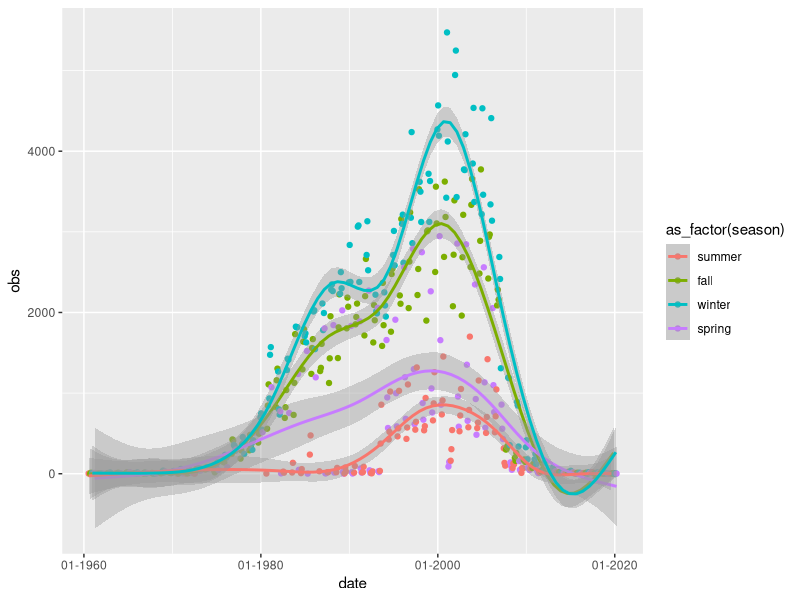
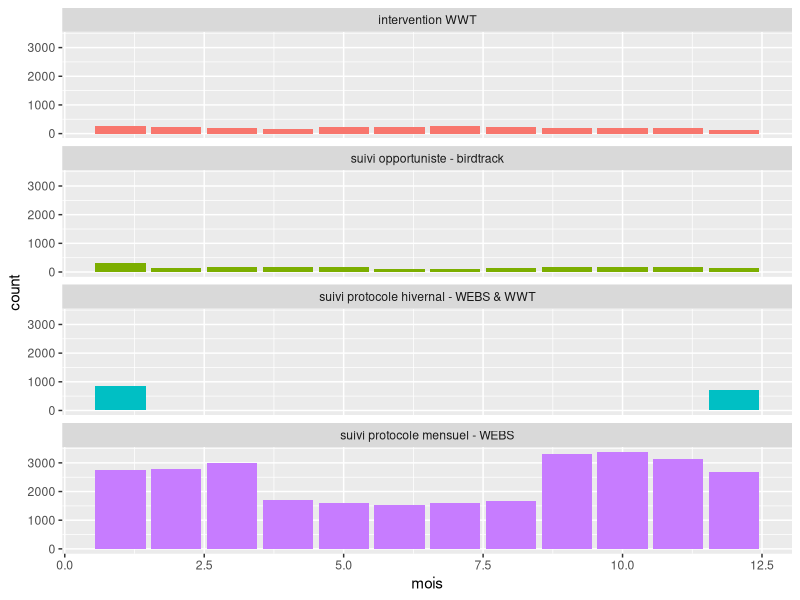
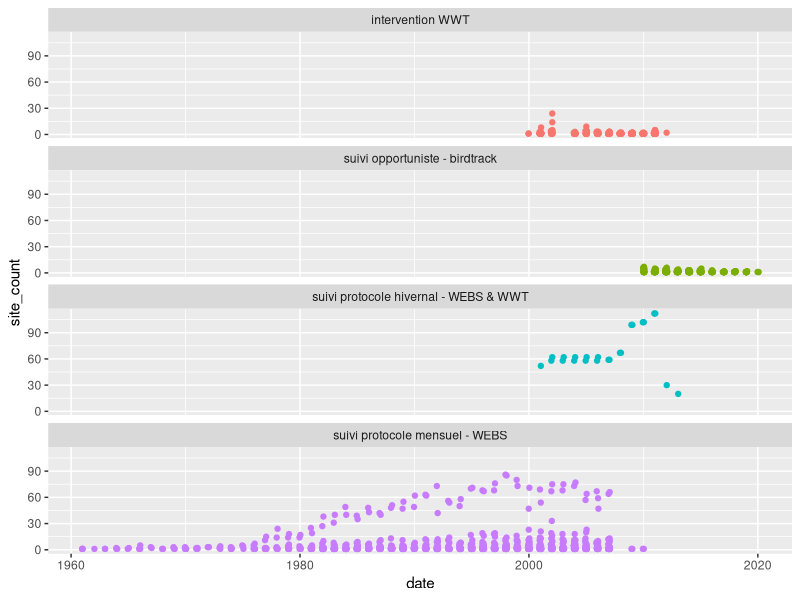
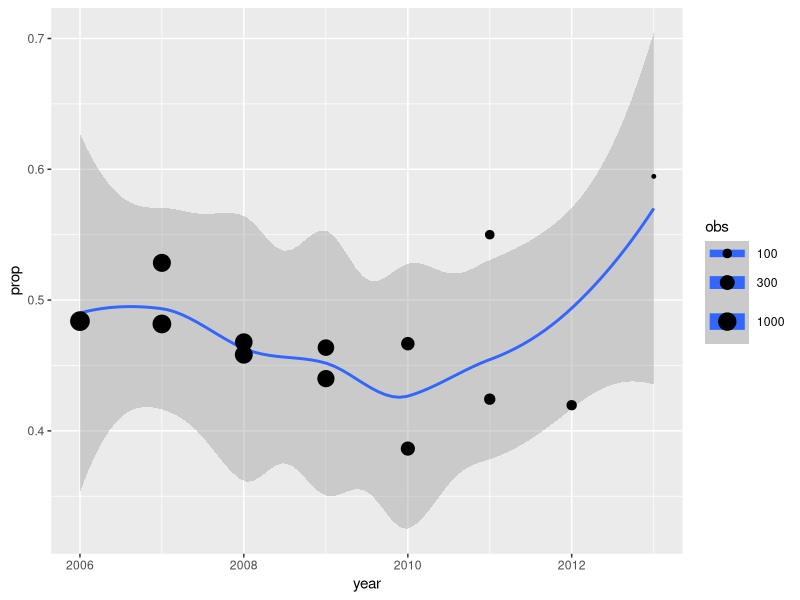
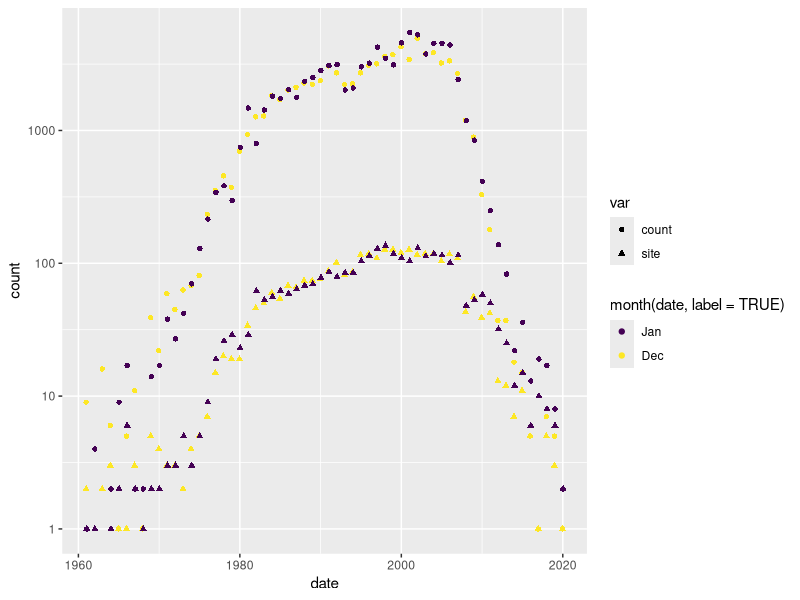
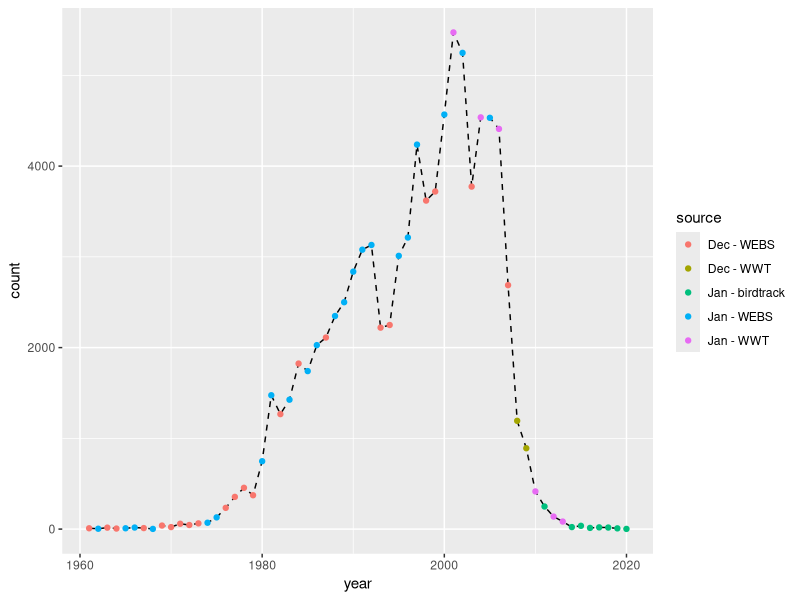
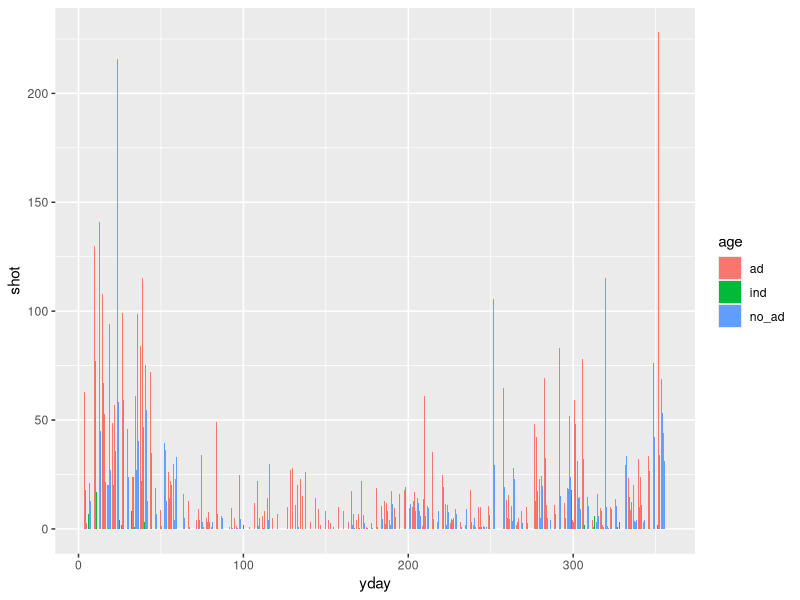
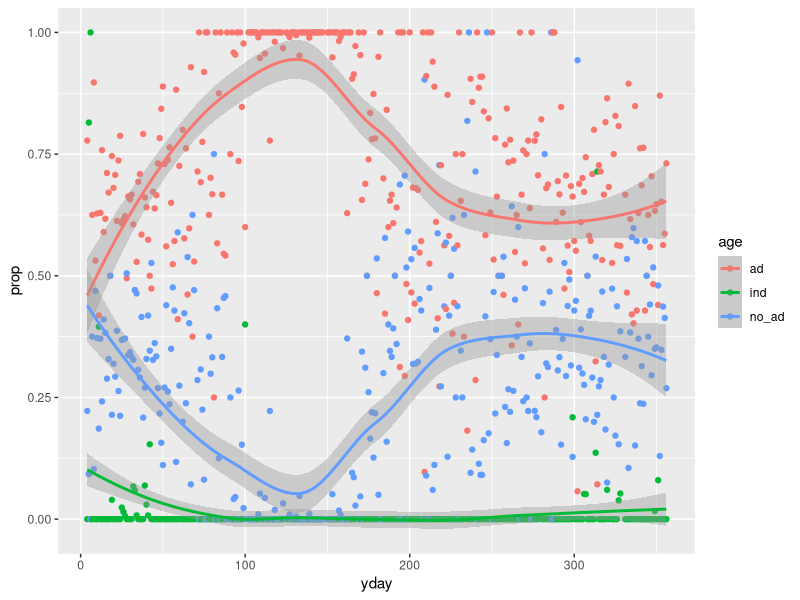

Reproduce these figures in R, in order. (Note: this script raises an error after producing the figures.)
# Package loading -------------------------------------------------------------------

Sys.setlocale("LC_ALL", "English")
require(tidyverse)
require(readxl)
require(lubridate)

# UK data import --------------------------------------------------------------------

# sample data
read_excel("./Data/UK/cull.xlsx",
           na = c("", "NA"), 
           guess_max = 30000) %>% 
  mutate(date = date(date)) -> UK_kill

# count data
read_excel("./Data/UK/count.xlsx", 
           na = c("", "NA"), 
           guess_max = 30000) %>%
  mutate(date = date(date)) %>%
  select(-age_sex, -...1) %>% 
  arrange(date, site_code) -> UK_nb

# UK count data: pop size ------------------------------------------------------------

UK_nb %>% 
  group_by(site_code, year = year(date), month = month(date)) %>% 
  summarize(obs = max(obs)) %>% 
  group_by(year, month) %>% 
  summarize(obs = sum(obs)) %>% 
  mutate(date = ymd(str_c(year, month, 15, sep = "-")),
         season = case_when(month %in% c(12, 1, 2) ~ "winter",
                            month %in% 3:5 ~ "spring",
                            month %in% 6:8 ~ "summer",
                            TRUE ~ "fall")) %>% 
  ggplot(aes(x = date, y = obs, group = season, color = as_factor(season))) +
  geom_point() +
  geom_smooth(method = "gam") +
  scale_x_date(date_labels = "%m-%Y")

# -> detection in winter > fall > spring > summer
# -> one keeps the winter time series to monitor the pop size

# monthly distribution of the count time series
UK_nb %>% 
  mutate(mois = month(date)) %>%
  group_by(source) %>% 
  count(mois, name = "count") %>% 
  ggplot(aes(x = mois, y = count, fill = source)) +
  geom_col() + 
  facet_wrap(~ source, ncol = 1) +
  theme(legend.position = "none")

# monthly distribution of the counted sites
UK_nb %>% 
  filter(month(date) %in% c(12, 1)) %>% 
  group_by(source) %>% 
  count(date, name = "site_count") %>% 
  ggplot(aes(x = date, y = site_count, color = source)) + 
  geom_point() + 
  facet_wrap(~ source, ncol = 1) +
  theme(legend.position = "none")

# evolution of the apparent male proportion
UK_nb %>% 
  filter(!is.na(obs_type_fem) & !is.na(obs_type_mal)) %>%
  mutate(year = if_else(month(date) == 1, year(date), year(date) + 1) %>% 
           str_c("0101") %>% ymd()) %>% 
  group_by(year, date) %>% 
  summarize(across(starts_with("obs"), sum)) %>% 
  ungroup() %>% 
  mutate(obs = obs_type_mal + obs_type_fem,
         prop = obs_type_mal / obs) %>% 
  ggplot(aes(x = year, y = prop, size = obs)) +  
  geom_smooth() +
  geom_point() +
  scale_size(trans = "log10")

# one pools data from a same month and year, and keeps the biggest count
# No 0 in the monthly protocol, so impossible to interpolate over the sites.
UK_nb %>% 
  filter(month(date) %in% c(12, 1), obs != 0) %>%
  mutate(date_av = ymd(str_c(year(date), month(date), 15, sep = "-"))) %>% 
  group_by(site_code, date_av) %>% 
  nest() %>% 
  mutate(data = data %>% map( ~ .x %>% arrange(desc(obs)) %>% slice(1))) %>% 
  unnest(data) -> UK_nb_2 

UK_nb_2 %>%
  group_by(date_av) %>% 
  add_count(name = "site") %>% 
  mutate(count = sum(obs)) %>%
  rowwise() %>% 
  mutate(prop = obs / count) %>% 
  group_by(date = date_av) %>% 
  filter(prop == max(prop)) %>% 
  ungroup() %>% 
  select(date, count, site, source) %>% 
  distinct() -> UK_nb_3

# count selection for pop size time series
UK_nb_3 %>% 
  pivot_longer(cols = c(count, site), names_to = "var", values_to = "count") %>% 
  ggplot(aes(x = date, y = count, shape = var, color = month(date, label = TRUE))) + 
  geom_point() +
  scale_y_log10()
# -> no time series better than the other, so one keeps the max counts

# final time series
UK_nb_3 %>% 
  mutate(year = if_else(month(date) == 12, date + days(17), date - days(14)),
         source = str_c(month(date, label = TRUE, abbr = TRUE), 
                        source %>% str_split(" ") %>% map_chr(last), sep = " - ")) %>% 
  group_by(year) %>% 
  filter(count == max(count)) %>% 
  ungroup() %>% 
  distinct() %>% 
  mutate(end = c(.$date[-1], last(.$date) + years(1)) - days(1)) %>% 
  select(year, start = date, end, count, site, source) -> UK_nb_4

UK_nb_4 %>% 
  ggplot(aes(x = year, y = count)) +
  geom_line(linetype = "dashed") +
  geom_point(aes(color = source))

# UK count data: apparent winter sex counts -----------------------------------------

# male proportion (only based on winter counts)
UK_nb %>% 
  filter(!is.na(obs_type_fem) & !is.na(obs_type_mal)) %>%
  mutate(year = if_else(month(date) == 1, year(date), year(date) + 1) %>% 
           str_c("0101") %>% ymd()) %>% 
  group_by(year, date) %>% 
  summarize(across(starts_with("obs"), sum)) %>% 
  ungroup() %>% 
  select(-obs) -> UK_sex_app

UK_nb_4 %>% 
  select(year) %>% 
  full_join(UK_sex_app) %>% 
  mutate(across(starts_with("obs"), ~ .x %>% replace_na(0))) %>% 
  group_by(year) %>% 
  nest() %>% 
  ungroup() %>% 
  rename(sex_app = data) -> UK_sex_app_2

# UK sample data: age evolution analyses ---------------------------------------------

# age of the samples over the year 
UK_kill %>% 
  mutate(age = age_sex %>% str_extract(regex(".*(?=_)"))) %>% 
  group_by(yday = yday(date),
           year = year(date), 
           age) %>% 
  summarize(across(shot, sum)) %>% 
  ungroup() -> UK_age

# sampling intensity over the year
UK_age %>% 
  group_by(yday, age) %>% 
  summarize(across(shot, sum)) %>% 
  ggplot(aes(x = yday, y = shot, fill = age)) +
  geom_col(position = "dodge")
# high sampling pressure in winter

# age proportion in the samples 
UK_age %>% 
  group_by(yday, age) %>% 
  summarize(across(shot, sum)) %>% 
  group_by(yday) %>% 
  nest() %>% 
  mutate(tot = data %>% map_dbl(~ .x %>% pull(shot) %>% sum())) %>% 
  unnest(data) %>% 
  ungroup() %>% 
  mutate(prop = shot / tot) %>% 
  ggplot(aes(x = yday, y = prop, color = age)) +
  geom_point() +
  geom_smooth()
# chicks appears from the 150th day (1st of June)
# Juvenile character disappears by the end of the winter
# best picture of the recruitment in winter because there are many samples and 
# it is the last moment with the juvenile character

# Adult proportion in the removals over the year
UK_kill %>% 
  mutate(age = age_sex %>% str_extract(regex(".*(?=_)"))) %>% 
  filter(age != "ind") %>% 
  group_by(age, month = month(date, label = TRUE)) %>% 
  summarize(across(shot, sum)) %>% 
  group_by(month) %>% 
  mutate(ratio = shot / sum(shot))  %>% 
  filter(age == "ad") %>% 
  ggplot(aes(x = month, y = ratio)) +
  geom_col()
# -> switch by the end of March, ok to consider the winter as a good picture of the 
# juvenile proportion

# age proportion by year
UK_age %>% 
  group_by(yday) %>% 
  nest() %>% 
  mutate(tot = data %>% 
           map_dbl(~ .x %>% filter(age!= "ind") %>% pull(shot) %>% sum())) %>% 
  unnest(data) %>% 
  ungroup() %>% 
  mutate(prop = shot / tot) %>%
  filter(age == "no_ad") %>% 
  ggplot(aes(x = yday,  y = prop, color = tot)) +
  geom_point() +
  geom_smooth(aes(weight = tot)) +
  facet_wrap(~ year) +
  ylim(c(0, 1))

# il y a moyen d'estimer la prop de jeunes en prenant une fenetre large
# Bourse de Fabricius visible 8 mois environ, source? & repro commence vers le 1er Juin 
# donc on détecte theoriquement tous les jeunes jusqu'au 1er février 
# ca semble même plus large car il y a un switch qu'à partir de fin mars
# on pourrait mm prendre en compte les samples en février jusqu'à la mi mars visiblement

# UK sample data: adult male proportion target ---------------------------------------

# evolution of the sex ratio over the year
UK_kill %>% 
  mutate(age_sex = age_sex %>% str_replace("no_", "no-"),
         age = age_sex %>% str_extract(regex(".*(?=_)")),
         sex = age_sex %>% str_extract(regex("(?<=_).*")),
         age = age %>% str_replace("-", "_")) %>% 
  filter(age != "ind", sex != "ind") %>% 
  group_by(age, month = month(date, label = TRUE)) %>%
  nest() %>% 
  mutate(data = data %>% 
           map( ~.x %>% 
                  mutate(tot = sum(shot)) %>% 
                  filter(sex == "mal") %>%
                  summarize(mal = sum(shot),
                            tot = unique(tot), 
                            ratio = mal/tot))) %>%
  unnest(data) %>% 
  ungroup() -> UK_target

UK_target %>% 
  ggplot(aes(x = month, y = ratio, group = age, fill = age)) +
  geom_col(position = "dodge") +
  geom_text(aes(label = round(tot))) + 
  ylim(0, 1)
# no trend over the year, on can use the average for adult

UK_kill %>% 
  mutate(age_sex = age_sex %>% str_replace("no_", "no-"),
         age = age_sex %>% str_extract(regex(".*(?=_)")),
         sex = age_sex %>% str_extract(regex("(?<=_).*")),
         age = age %>% str_replace("-", "_")) %>% 
  filter(age != "ind", sex != "ind") %>% 
  group_by(age) %>%
  nest() %>% 
  mutate(data = data %>% 
           map(~ .x %>% 
                 mutate(tot = sum(shot)) %>% 
                 filter(sex == "mal") %>%
                 summarize(mal = sum(shot),
                           tot = unique(tot), 
                           ratio = mal/tot))) %>%
  unnest(data) %>% 
  ungroup()
# -> male proportion: 60% for adults, 54% pour the chicks

# UK sample data: recruit proportion -------------------------------------------------

# one consider only winter age difference as explained before (age evolution analyses)
UK_kill %>% 
  filter(month(date) %in% c(12, 1)) %>% 
  mutate(year = if_else(month(date) == 12, year(date) + 1, year(date)) %>% 
           str_c("0101") %>% ymd) %>% 
  filter(age_sex %>% str_detect("ad")) %>% 
  group_by(year) %>% 
  nest() %>% 
  mutate(data = 
           data %>% 
           map(~ tibble(
             ad = .x %>% filter(age_sex %>% str_starts("ad")) %>% 
               pull(shot) %>% sum(),
             no_ad = .x %>% filter(age_sex %>% str_detect("no_ad")) %>% 
               pull(shot) %>% sum()))) %>% 
  unnest(data) %>% 
  ungroup() %>%
  filter(ad + no_ad > 0) %>% 
  arrange(year) -> UK_prop

# full time series
UK_nb_4 %>% 
  select(year) %>% 
  left_join(UK_prop) %>%
  mutate(across(c(ad, no_ad), ~ .x %>% replace_na(0))) %>% 
  group_by(year) %>% 
  nest() %>% 
  ungroup() %>% 
  rename(age = data) -> UK_prop_2

# UK sample data: removal formatting -------------------------------------------------

# function to attribute the right year
get_year <- function(x) {
  UK_nb_4 %>% filter(start <= x, end >= x) %>% pull(year)}

# attribution to the right year: 
UK_kill %>% 
  rowwise() %>% 
  mutate(year = get_year(date)) %>% 
  left_join(UK_nb_4 %>% select(start, end, year)) -> UK_kill_2

UK_kill %>% 
  mutate(age = age_sex %>% str_extract(regex(".*(?=_)")),
         month = month(date, label = TRUE)) %>% 
  group_by(year = year(date), month, age) %>% 
  summarize(across(shot, sum)) %>% 
  ggplot(aes(x = month, y = shot, fill = age)) +
  geom_col(position = "dodge")

# Any removal must be subtracted from the pop size if it was killed after the date of 
# the winter count but before the reproduction
# so one must differentiate removals between this period in the year
# since no few chicks are observed before June, it is the criterion for the conversion.
# but by precaution, one remove the juveniles also in May in case 
# they are chicks of the year

UK_kill_2 %>% 
  mutate(age_sex = age_sex %>% str_replace("no_", "no-"),
         age = age_sex %>% str_extract(regex(".*(?=_)")),
         sex = age_sex %>% str_extract(regex("(?<=_).*")),
         age = age %>% str_replace("-", "_"),
         repro = if_else(date < (year + months(5)), "before_rep", "after_rep"),
         repro = if_else(month(date) == 5 & age == "no_ad", "after_rep", repro)) %>% 
  group_by(year, start, end, repro, age, sex) %>% 
  summarize(across(shot, sum)) %>%
  ungroup() -> UK_kill_3

# raw dataviz of the removals by year
UK_kill_3 %>% 
  mutate(age_sex = str_c(age, "_", sex)) %>% 
  group_by(year, age_sex) %>% 
  summarize(across(shot, sum)) %>% 
  ggplot(aes(x = year, y = shot, fill = age_sex)) +
  geom_col()

# full dataset
crossing(UK_nb_4 %>% distinct(year, start, end), 
         UK_kill_3 %>% distinct(repro, age, sex)) %>% 
  left_join(UK_kill_3 %>% select(-c(start, end))) %>% 
  mutate(shot = shot %>% replace_na(0)) -> UK_kill_4

UK_kill_4 %>% 
  filter(repro == "before_rep") %>% 
  group_by(year) %>% 
  summarize(killed_before_rep = sum(shot)) -> UK_to_remove

# UK count data: merge to complete all variables -------------------------------------

UK_nb_4 %>% 
  left_join(UK_to_remove) %>% 
  left_join(UK_sex_app_2) %>% 
  left_join(UK_prop_2) -> UK_count

# FR data import ----------------------------------------------------------------------

# sample data
read_excel("./Data/FR/Observation_et_operation_2021-01-16.xlsx",
           na = c("", "NA"),
           col_types = c("date", rep("guess", 45)),
           guess_max = 6000) %>%
  mutate(Date = date(Date),
         Dpt = as.character(Dpt)) %>%
  filter(Date > ymd("1950-01-01")) -> FR_kill

# count data
read_excel("./Data/FR/Comptage_hiver_2021-01-16.xlsx", 
           na = c("", "NA"), col_types = c("date", rep("numeric", 3))) %>% 
  mutate(Date = date(Date)) %>% 
  rename(date = Date, tot = Total, mal_nb = M, fem_nb = `F`) -> FR_nb

# FR count data: size - app sex - no rec prop ----------------------------------------

# winter counts 
FR_nb %>% 
  mutate(year = if_else(month(date) > 6, year(date) + 1, year(date)) %>% 
           str_c("0101") %>% ymd()) %>% 
  arrange(year) %>% 
  select(year, date, count = tot, 
         obs_type_mal = mal_nb, obs_type_fem = fem_nb) -> FR_nb_2

# all year counts
FR_kill %>% 
  filter(Lieu_nom == "LAC DE GRAND LIEU", 
         month(Date) %in% c(10, 11, 12, 1, 2, 3),
         !is.na(Nb_obs_tot)) %>%
  mutate(year = if_else(month(Date) > 6, year(Date) + 1, year(Date)) %>%
           str_c("0101") %>% ymd()) %>% 
  select(year, date = Date, count = Nb_obs_tot, 
         obs_type_mal = Nb_obs_mal_ad, obs_type_fem = Nb_obs_fem_ad) %>% 
  anti_join(FR_nb_2, by = c("date", "year")) %>%
  bind_rows(FR_nb_2) %>% 
  right_join(tibble(year = seq(min(.$year), max(.$year), by = "year"))) %>% 
  arrange(year, date) %>% 
  mutate(date = if_else(is.na(date), year, date),
         across(where(is.numeric), ~ .x %>% replace_na(0))) -> FR_nb_3

FR_nb_3 %>% 
  group_by(year) %>% 
  arrange(desc(count)) %>% 
  rowid_to_column() %>% 
  filter(rowid == min(rowid)) %>% 
  ungroup() %>% 
  arrange(year) %>% 
  mutate(source = str_c(month(date, abbr = TRUE, label = TRUE), " - SNPN"),
         site = 1,
         start = date,
         ad = 0, 
         no_ad = 0) %>% 
  group_by(across(-c(ad, no_ad))) %>% 
  nest() %>% 
  ungroup() %>% 
  rename(age = data) %>% 
  left_join(FR_nb_3 %>% 
              select(-count) %>% 
              group_by(year) %>% 
              nest() %>% 
              ungroup() %>% 
              rename(sex_app = data)) %>% 
  mutate(end = c(.$start[-1], last(.$start) + years(1)) - days(1)) %>% 
  select(year, start, end, count, site, source, age, sex_app) -> FR_nb_4

# FR sample data: age evolution analyses ---------------------------------------------

get_year_2 <- function(x) {
  FR_nb_4 %>% filter(start <= x, end >= x) %>% pull(year)}

FR_kill %>% 
  select(Date, starts_with("Nb_tue"), -Nb_tue_oeuf, Nb_obs_oeuf) %>% 
  rename(Nb_tue_oeuf = Nb_obs_oeuf) %>% 
  filter((!is.na(Nb_tue_tot)) | 
           !(is.na(Nb_tue_mal_ad) & 
               is.na(Nb_tue_fem_ad) & 
               is.na(Nb_tue_juv) &
               is.na(Nb_tue_pulli) & 
               is.na(Nb_tue_ind))) %>% 
  rowwise() %>% 
  mutate_at(vars(starts_with("Nb")), replace_na, 0) %>% 
  mutate(
    check = sum(Nb_tue_fem_ad, Nb_tue_mal_ad, Nb_tue_juv, Nb_tue_pulli, Nb_tue_ind, 
                Nb_tue_oeuf),
    Nb_tue_tot = case_when(
      is.na(Nb_tue_tot) ~ check,
      Nb_tue_tot < check ~ check,
      TRUE ~ Nb_tue_tot),
    Nb_tue_ind = if_else(check < Nb_tue_tot, Nb_tue_ind + (Nb_tue_tot - check), 
                         Nb_tue_ind)) %>% 
  filter(Nb_tue_tot > 0) %>% 
  mutate(ad_fem = Nb_tue_fem_ad, 
         ad_mal = Nb_tue_mal_ad, 
         jeu_ind = Nb_tue_juv + Nb_tue_pulli + Nb_tue_oeuf, 
         ind_ind = max(Nb_tue_ind, Nb_tue_tot - ad_fem - ad_mal - jeu_ind)) %>%
  select(date = Date, !starts_with("Nb"), -check) %>% 
  ungroup() %>% 
  filter(year(date) > 1986) %>% 
  rowwise() %>% 
  mutate(year = get_year_2(date)) %>% 
  left_join(FR_nb_4 %>% select(start, end, year)) %>% 
  ungroup() %>% 
  pivot_longer(contains("_"), names_to = "age_sex", values_to = "shot") -> FR_kill_2

# age of the samples over the year 
FR_kill_2 %>% 
  mutate(age = age_sex %>% str_extract(regex(".*(?=_)"))) %>% 
  group_by(yday = yday(date),
           year = year(date), 
           age) %>% 
  summarize(across(shot, sum)) %>% 
  ungroup() -> FR_age

# sampling intensity over the year
FR_age %>% 
  group_by(yday, age) %>% 
  summarize(across(shot, sum)) %>% 
  ggplot(aes(x = yday, y = shot, fill = age)) +
  geom_col(position = "dodge")
# high sampling pressure in summer

# age proportion in the samples 
FR_age %>% 
  group_by(yday, age) %>% 
  summarize(across(shot, sum)) %>% 
  group_by(yday) %>% 
  nest() %>% 
  mutate(tot = data %>% map_dbl(~ .x %>% pull(shot) %>% sum())) %>% 
  unnest(data) %>% 
  ungroup() %>% 
  mutate(prop = shot / tot) %>% 
  ggplot(aes(x = yday, y = prop, color = age)) +
  geom_point() +
  geom_smooth()
# chicks appears from the 125th day (1st of May)
# No data in winter but UK shows juvenile character disappears by the end of the winter
# best picture of the recruitment in winter because there are many samples and 
# it is the last moment with the juvenile character

# Adult proportion in the removals over the year
FR_kill_2 %>% 
  mutate(age = age_sex %>% str_extract(regex(".*(?=_)"))) %>% 
  filter(age != "ind") %>% 
  group_by(age, month = month(date, label = TRUE)) %>% 
  summarize(across(shot, sum)) %>% 
  group_by(month) %>% 
  mutate(ratio = shot / sum(shot))  %>% 
  filter(age == "ad") %>% 
  ggplot(aes(x = month, y = ratio)) +
  geom_col()
# -> not a clear switch by the end of January, but almost no removal son complicated to
# judge on this, ok to consider the winter as a good picture of the juvenile proportion

# age proportion by year
FR_age %>% 
  group_by(yday) %>% 
  nest() %>% 
  mutate(tot = data %>% 
           map_dbl(~ .x %>% filter(age!= "ind") %>% pull(shot) %>% sum())) %>% 
  unnest(data) %>% 
  ungroup() %>% 
  mutate(prop = shot / tot) %>%
  filter(age == "jeu") %>% 
  ggplot(aes(x = yday,  y = prop, color = tot)) +
  geom_point() +
  geom_smooth(aes(weight = tot)) +
  facet_wrap(~ year) +
  ylim(c(0, 1))

# il y a moyen d'estimer la prop de jeunes en prenant une fenetre large
# Bourse de Fabricius visible 8 mois environ, source? & repro commence vers le 1er Juin 
# donc on détecte theoriquement tous les jeunes jusqu'au 1er février 
# pas d'info ici

# FR sample data: adult male proportion target ---------------------------------------

# evolution of the sex ratio over the year
FR_kill_2 %>% 
  mutate(age = age_sex %>% str_extract(regex(".*(?=_)")),
         sex = age_sex %>% str_extract(regex("(?<=_).*"))) %>% 
  filter(age != "ind", sex != "ind") %>% 
  group_by(age, month = month(date, label = TRUE)) %>%
  nest() %>% 
  mutate(data = data %>% 
           map( ~.x %>% 
                  mutate(tot = sum(shot)) %>% 
                  filter(sex == "mal") %>%
                  summarize(mal = sum(shot),
                            tot = unique(tot), 
                            ratio = mal/tot))) %>%
  unnest(data) %>% 
  ungroup() -> FR_target

FR_target %>% 
  ggplot(aes(x = month, y = ratio, group = age, fill = age)) +
  geom_col(position = "dodge") +
  geom_text(aes(label = round(tot))) + 
  ylim(0, 1)
# no trend over the year, issue in fall, perhaps because of bad sampling
# one remove the August to December

FR_kill_2 %>% 
  mutate(age = age_sex %>% str_extract(regex(".*(?=_)")),
         sex = age_sex %>% str_extract(regex("(?<=_).*"))) %>% 
  filter(age != "ind", sex != "ind", month(date) %in% c(1:7)) %>% 
  group_by(age) %>%
  nest() %>% 
  mutate(data = data %>% 
           map(~ .x %>% 
                 mutate(tot = sum(shot)) %>% 
                 filter(sex == "mal") %>%
                 summarize(mal = sum(shot),
                           tot = unique(tot), 
                           ratio = mal/tot))) %>%
  unnest(data) %>% 
  ungroup()
# -> male proportion: 60% for adults, consistent with UK data

# FR sample data: removal formatting -------------------------------------------------

# attribution to the right year: 
FR_kill_2 %>% 
  left_join(FR_nb_4 %>% select(start, end, year)) -> FR_kill_3

FR_kill_3 %>% 
  mutate(age = age_sex %>% str_extract(regex(".*(?=_)")),
         month = month(date, label = TRUE)) %>% 
  group_by(year = year(date), month, age) %>% 
  summarize(across(shot, sum)) %>% 
  ggplot(aes(x = month, y = shot, fill = age)) +
  geom_col(position = "dodge")

# Any removal must be subtracted from the pop size if it was killed after the date of 
# the winter count but before the reproduction
# so one must differentiate removals between this period in the year
# since no few chicks are observed before June, it is the criterion for the conversion.
# but by precaution, one remove the juveniles also in May in case 
# they are chicks of the year

FR_kill_3 %>% 
  mutate(age = age_sex %>% str_extract(regex(".*(?=_)")),
         sex = age_sex %>% str_extract(regex("(?<=_).*")),
         repro = if_else(date < year + months(5), "before_rep", "after_rep"),
         repro = if_else(month(date) == 5 & age == "no_ad", "after_rep", repro)) %>% 
  group_by(year, start, end, repro, age, sex) %>% 
  summarize(across(shot, sum)) %>%
  ungroup() -> FR_kill_4

# raw dataviz of the removals by year
FR_kill_4 %>% 
  mutate(age_sex = str_c(age, "_", sex)) %>% 
  group_by(year, age_sex) %>% 
  summarize(across(shot, sum)) %>% 
  ggplot(aes(x = year, y = shot, fill = age_sex)) +
  geom_col()

# full dataset
crossing(FR_nb_4 %>% distinct(year, start, end), 
         FR_kill_4 %>% distinct(repro, age, sex)) %>% 
  left_join(FR_kill_4 %>% select(-c(start, end))) %>% 
  mutate(shot = shot %>% replace_na(0)) %>% 
  mutate(age = if_else(age == "jeu", "no_ad", age)) -> FR_kill_5

FR_kill_5 %>% 
  filter(repro == "before_rep") %>% 
  group_by(year) %>% 
  summarize(killed_before_rep = sum(shot)) -> FR_to_remove

# FR count data: merge to complete all variables -------------------------------------

FR_nb_4 %>% 
  left_join(FR_to_remove) %>% 
  relocate(killed_before_rep, .after = source) -> FR_count


# Binding of the two datasets ----------------------------------------------------------

# unique dataset
crossing(year = seq(ymd(19600101), ymd(20210101), "year"), 
         repro = c("before_rep", "after_rep"), 
         age = c("ad", "no_ad", "ind"), 
         sex = c("fem", "mal", "ind")) %>% 
  filter(!(age == "ind" & sex != "ind")) -> base

base %>% 
  left_join(UK_kill_4 %>% distinct(year, start, end)) %>% 
  left_join(UK_kill_4 %>% select(-c(start, end))) %>% 
  mutate(shot = shot %>% replace_na(0), 
         pop = "UK") -> UK_frag

base %>%
  left_join(FR_kill_5 %>% distinct(year, start, end)) %>% 
  left_join(FR_kill_5 %>% select(-c(start, end))) %>% 
  mutate(shot = shot %>% replace_na(0), 
         pop = "FR") -> FR_frag

bind_rows(UK_frag, FR_frag) %>% 
  mutate(start = if_else(is.na(start), year, start),
         end = if_else(is.na(end), year + years(1) - days(1), end)) %>% 
  select(year, start, end, pop, repro, age, sex, shot) -> frag

frag %>% 
  ggplot(aes(x = year, y = shot, fill = interaction(sex, age))) + 
  geom_col() + 
  facet_wrap(~ pop, ncol = 1, scales = "free_y")

base %>% 
  distinct(year) %>%
  left_join(UK_count) %>% 
  mutate(pop = "UK") -> UK_count_2

base %>% 
  distinct(year) %>% 
  left_join(FR_count) %>% 
  mutate(pop = "FR") -> FR_count_2

bind_rows(UK_count_2, FR_count_2) %>% 
  mutate(start = if_else(is.na(start), year, start),
         end = if_else(is.na(end), year + years(1) - days(1), end),
         across(c(count, site, killed_before_rep), ~ .x %>% replace_na(0))) -> count

count %>% 
  ggplot(aes(x = year, y = count, color = pop)) + 
  geom_line() +
  geom_point() +
  facet_wrap(~ pop, scales = "free_y", ncol = 1) +
  theme(legend.position = "none")

list(frag, count) %>% 
  write_rds("./Output/Ruddy_duck_data.rds")

# Exploration of the undetermined  ----------------------------------------------------

FR_kill %>% 
  select(Date, starts_with("Nb_tue"), -Nb_tue_oeuf, Nb_obs_oeuf) %>% 
  rename(Nb_tue_oeuf = Nb_obs_oeuf) %>% 
  filter((!is.na(Nb_tue_tot)) | 
           !(is.na(Nb_tue_mal_ad) & 
               is.na(Nb_tue_fem_ad) & 
               is.na(Nb_tue_juv) &
               is.na(Nb_tue_pulli) & 
               is.na(Nb_tue_ind))) %>% 
  rowwise() %>% 
  mutate_at(vars(starts_with("Nb")), replace_na, 0) %>% 
  mutate(
    Nb_tue_tot = max(c(Nb_tue_tot, 
                       sum(Nb_tue_fem_ad, Nb_tue_mal_ad, Nb_tue_juv, 
                           Nb_tue_pulli, Nb_tue_ind, Nb_tue_oeuf))),
    Nb_tue_ind = Nb_tue_tot - sum(Nb_tue_fem_ad, Nb_tue_mal_ad, 
                                  Nb_tue_juv, Nb_tue_pulli, Nb_tue_oeuf)
  ) %>% 
  filter(Nb_tue_tot > 0) %>% 
  mutate(ad = Nb_tue_fem_ad + Nb_tue_mal_ad, 
         jeu = Nb_tue_juv + Nb_tue_pulli + Nb_tue_oeuf, 
         ind = Nb_tue_ind) %>%
  select(date = Date, !starts_with("Nb")) %>% 
  ungroup() %>% 
  pivot_longer(cols = -date, names_to = "age", values_to = "shot") -> ind

ind %>% 
  group_by(year = year(date), age) %>% 
  summarise(across(shot, sum)) %>% 
  ggplot(aes(x = year, y = shot, fill = age)) +
  geom_col(position = "dodge") +
  scale_y_sqrt()

ind %>% 
  group_by(yday = yday(date), age) %>% 
  summarise(across(shot, sum)) %>% 
  ggplot(aes(x = yday, y = shot, color = age)) +
  geom_smooth()

ind %>% 
  group_by(yday = yday(date), age) %>% 
  summarise(across(shot, sum)) %>% 
  nest() %>% 
  mutate(data = data %>% map(~ .x %>% mutate(shot = shot / sum(shot)))) %>% 
  unnest(data) %>% 
  ggplot(aes(x = yday, y = shot, color = age)) +
  geom_smooth() +
  geom_point()
